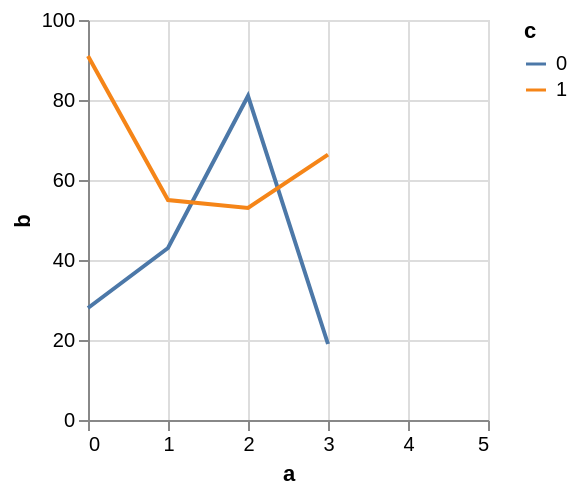

Describe this chart as a Vega-Lite specification.
### Vega specification from a JSON file in a GitHub repository (floating-point values rounded to 4 significant figures)
{"$schema": "https://vega.github.io/schema/vega/v5.json", "background": "white", "padding": 5, "width": 200, "height": 200, "style": "cell", "data": [{"name": "source_0", "values": [{"a": 0, "b": 28, "c": 0}, {"a": 0, "b": 91, "c": 1}, {"a": 1, "b": 43, "c": 0}, {"a": 1, "b": 55, "c": 1}, {"a": 2, "b": 81, "c": 0}, {"a": 2, "b": 53, "c": 1}, {"a": 3, "b": 19, "c": 0}]}, {"name": "data_0", "source": "source_0", "transform": [{"type": "formula", "expr": "toNumber(datum[\"a\"])", "as": "a"}, {"type": "impute", "field": "b", "key": "a", "method": "value", "groupby": ["c"], "value": null}, {"type": "window", "as": ["imputed_b_value"], "ops": ["mean"], "fields": ["b"], "frame": [null, null], "ignorePeers": false, "groupby": ["c"]}, {"type": "formula", "expr": "datum.b === null ? datum.imputed_b_value : datum.b", "as": "b"}]}], "marks": [{"name": "pathgroup", "type": "group", "from": {"facet": {"name": "faceted_path_main", "data": "data_0", "groupby": ["c"]}}, "encode": {"update": {"width": {"field": {"group": "width"}}, "height": {"field": {"group": "height"}}}}, "marks": [{"name": "marks", "type": "line", "style": ["line"], "sort": {"field": "datum[\"a\"]"}, "from": {"data": "faceted_path_main"}, "encode": {"update": {"stroke": {"scale": "color", "field": "c"}, "description": {"signal": "\"a: \" + (format(datum[\"a\"], \"\")) + \"; b: \" + (format(datum[\"b\"], \"\")) + \"; c: \" + (isValid(datum[\"c\"]) ? datum[\"c\"] : \"\"+datum[\"c\"])"}, "x": {"scale": "x", "field": "a"}, "y": {"scale": "y", "field": "b"}, "defined": {"signal": "isValid(datum[\"a\"]) && isFinite(+datum[\"a\"]) && isValid(datum[\"b\"]) && isFinite(+datum[\"b\"])"}}}}]}], "scales": [{"name": "x", "type": "linear", "domain": {"data": "data_0", "field": "a"}, "range": [0, {"signal": "width"}], "nice": 1, "zero": false}, {"name": "y", "type": "linear", "domain": {"data": "data_0", "field": "b"}, "range": [{"signal": "height"}, 0], "nice": true, "zero": true}, {"name": "color", "type": "ordinal", "domain": {"data": "data_0", "field": "c", "sort": true}, "range": "category"}], "axes": [{"scale": "x", "orient": "bottom", "gridScale": "y", "grid": true, "tickCount": {"signal": "ceil(width/40)"}, "domain": false, "labels": false, "aria": false, "maxExtent": 0, "minExtent": 0, "ticks": false, "zindex": 0}, {"scale": "y", "orient": "left", "gridScale": "x", "grid": true, "tickCount": {"signal": "ceil(height/40)"}, "domain": false, "labels": false, "aria": false, "maxExtent": 0, "minExtent": 0, "ticks": false, "zindex": 0}, {"scale": "x", "orient": "bottom", "grid": false, "title": "a", "labelFlush": true, "labelOverlap": true, "tickCount": {"signal": "ceil(width/40)"}, "zindex": 0}, {"scale": "y", "orient": "left", "grid": false, "title": "b", "labelOverlap": true, "tickCount": {"signal": "ceil(height/40)"}, "zindex": 0}], "legends": [{"stroke": "color", "symbolType": "stroke", "title": "c"}], "config": {"projection": {"type": "equalEarth"}}}
